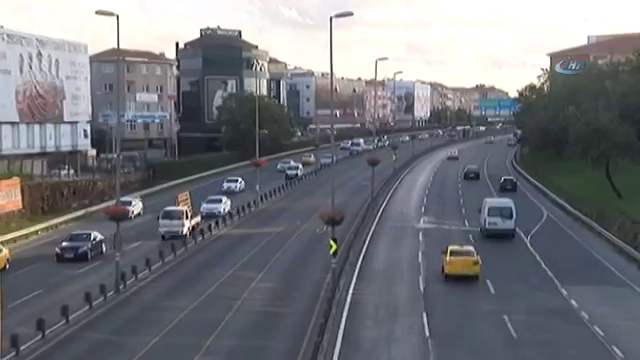
#> input picture frame 119 of tespit/carxd.mp4, 640 x 360 px
$ python denemecar.py
#> lines starting #> are read from the running program, lines starting #| are printed output that depends on the picture; after the words box and inside, x2 and y2 are one past the last pixel; in counts of white or black regions, pixels touching at a corner belong together
import cv2
import numpy as np


video =cv2.VideoCapture("carxd.mp4")
araba_bulucu =cv2.CascadeClassifier("cars.xml")

while  True:
    ret,kare=video.read()
#> kare is the input picture: shape (360, 640, 3); mean B, G, R 123.9, 118.5, 116.4

    griton=cv2.cvtColor(kare,cv2.COLOR_BGR2GRAY)
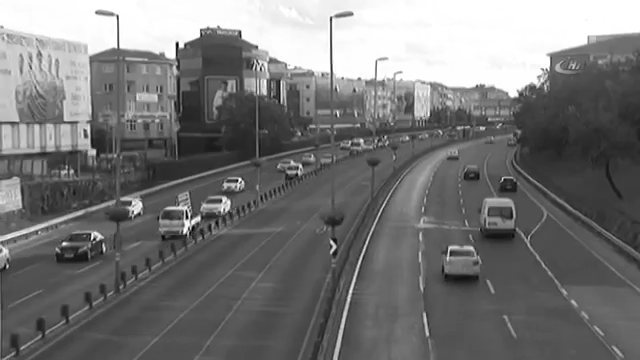
#> griton: shape (360, 640); min 0, max 255, mean 118.4

    arabalar = araba_bulucu.detectMultiScale(griton,1.1,3)
#> arabalar = [[204, 187, 22, 22], [461, 193, 71, 71], [430, 242, 60, 60]]

    for(x,y,w,h) in arabalar:
        cv2.rectangle(kare,(x,y),(x+w,y+h),(255,0,0),3)
#> this loop made 3 passes
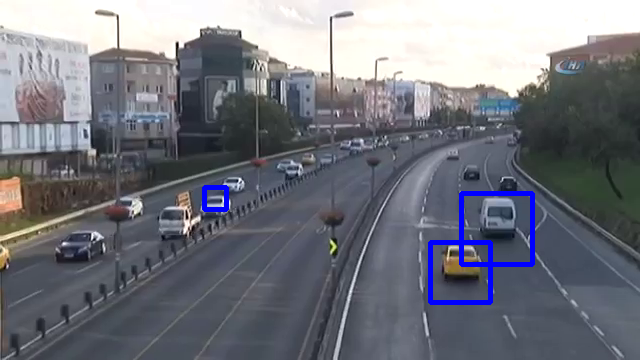
#> kare: shape (360, 640, 3); 1.29% of pixels changed, all inside (x1, y1, x2, y2) = (202, 185, 535, 305)
    cv2.imshow("video", kare)


    if cv2.waitKey(5) & 0xFF == ord('q'):
#> (key q is pressed here)
       break

video.release()
cv2.destroyAllWindows()

$ run again, starting later in the video
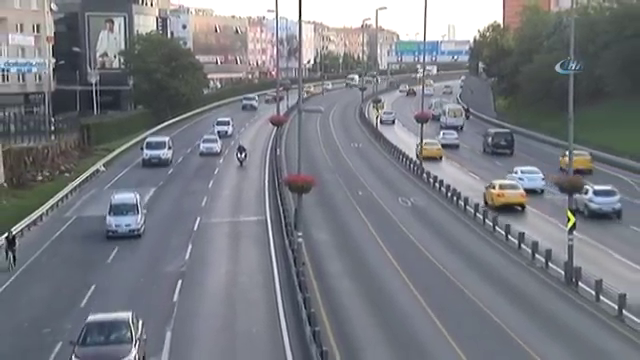
#> input picture frame 539 of tespit/carxd.mp4, 640 x 360 px
#> kare is the input picture: shape (360, 640, 3); mean B, G, R 129.5, 122.8, 119.8
#> `griton=cv2.cvtColor(kare,cv2.COLOR_BGR2GRAY)`:
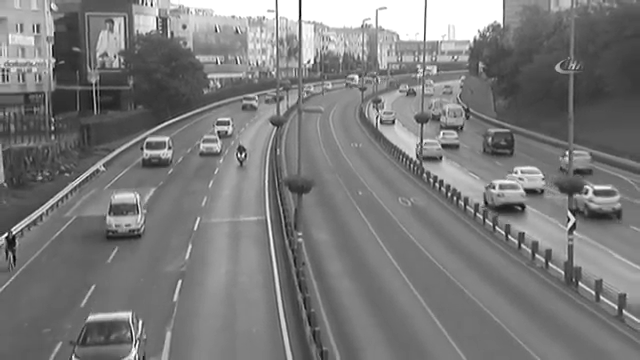
#> griton: shape (360, 640); min 0, max 255, mean 122.6
#> arabalar = [[237, 94, 24, 24], [588, 173, 32, 32], [192, 130, 37, 37], [130, 133, 49, 49], [568, 174, 68, 68]]
#> the loop `for(x,y,w,h) in arabalar:` made 5 passes
#> after the loop `for(x,y,w,h) in arabalar:`:
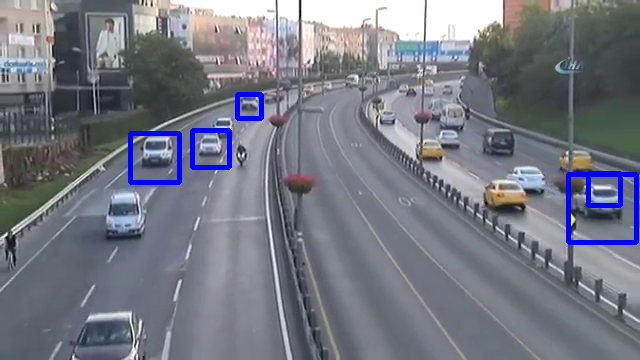
#> kare: shape (360, 640, 3); 1.73% of pixels changed, all inside (x1, y1, x2, y2) = (128, 92, 639, 245)

$ run again, starting later in the video
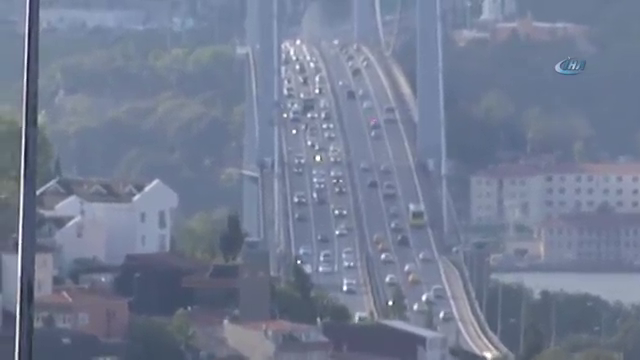
#> input picture frame 959 of tespit/carxd.mp4, 640 x 360 px
#> kare is the input picture: shape (360, 640, 3); mean B, G, R 146.9, 124.6, 114.8
#> `griton=cv2.cvtColor(kare,cv2.COLOR_BGR2GRAY)`:
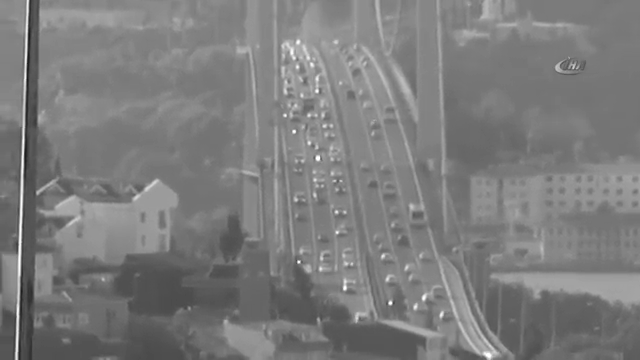
#> griton: shape (360, 640); min 24, max 255, mean 124.2
#> arabalar = ()
